Frame 1 (no input): blank canvas, image omitted
Frame 60 (the mouse pressed at the canvas centre just before this capture): blank canvas, image omitted
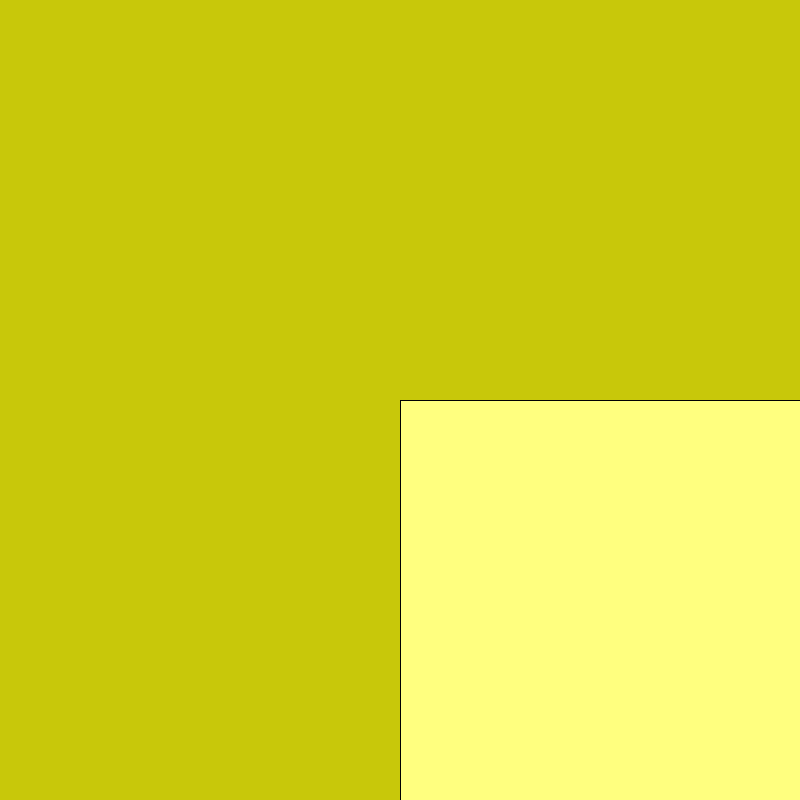
Frame 120 (the mouse held since frame 60 and released just before this capture)

The Processing sketch whose frames 1 and 60 were blank and that drew this single picture after the mouse press (run headless with seeded random() and noise(); from frame 60 on, the mouse is pressed at the canvas centre):

// Processing sketch: Hue_Square
// ── Hue_Square.pde
void setup(){
  size(800,800);
}
void draw(){
  background(200,200,10);
  fill (mouseX,mouseY,127);
  rect(mouseX,mouseY,mouseX,mouseY);
}
